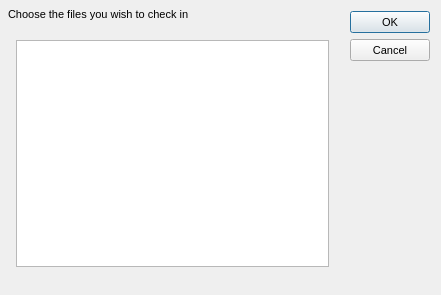
<?xml version="1.0"?>
<ui version="4.0">
  <class>Form</class>
  <widget class="QDialog" name="IDD_MULTICHECK">
    <property name="geometry">
      <rect>
        <x>0</x>
        <y>0</y>
        <width>441</width>
        <height>295</height>
      </rect>
    </property>
    <property name="windowTitle">
      <string>Manage dialog</string>
    </property>
    <property name="font">
      <font>
        <family>Liberation Sans</family>
        <pointsize>8</pointsize>
        <bold>false</bold>
        <italic>false</italic>
      </font>
    </property>
    <property name="enabled">
      <bool>true</bool>
    </property>
    <property name="windowFlags">
      <set>Qt::Dialog|Qt::WindowCloseButtonHint</set>
    </property>
    <property name="minimumSize">
      <size>
        <width>441</width>
        <height>295</height>
      </size>
    </property>
    <property name="maximumSize">
      <size>
        <width>441</width>
        <height>295</height>
      </size>
    </property>
    <widget class="QLabel" name="IDC_DIRECTIONS_TEXT">
      <property name="geometry">
        <rect>
          <x>8</x>
          <y>8</y>
          <width>305</width>
          <height>24</height>
        </rect>
      </property>
      <property name="text">
        <string>Choose the files you wish to check in</string>
      </property>
      <property name="visible">
        <bool>true</bool>
      </property>
      <property name="enabled">
        <bool>true</bool>
      </property>
      <property name="alignment">
        <set>Qt::AlignLeft</set>
      </property>
    </widget>
    <widget class="QPushButton" name="IDOK">
      <property name="geometry">
        <rect>
          <x>350</x>
          <y>11</y>
          <width>80</width>
          <height>22</height>
        </rect>
      </property>
      <property name="text">
        <string>OK</string>
      </property>
      <property name="visible">
        <bool>true</bool>
      </property>
      <property name="enabled">
        <bool>true</bool>
      </property>
      <property name="default">
        <bool>true</bool>
      </property>
      <property name="autoDefault">
        <bool>true</bool>
      </property>
    </widget>
    <widget class="QPushButton" name="IDCANCEL">
      <property name="geometry">
        <rect>
          <x>350</x>
          <y>39</y>
          <width>80</width>
          <height>22</height>
        </rect>
      </property>
      <property name="text">
        <string>Cancel</string>
      </property>
      <property name="visible">
        <bool>true</bool>
      </property>
      <property name="enabled">
        <bool>true</bool>
      </property>
      <property name="default">
        <bool>false</bool>
      </property>
      <property name="autoDefault">
        <bool>false</bool>
      </property>
    </widget>
    <widget class="QListWidget" name="IDC_MULTICHECKIN_LISTBOX">
      <property name="geometry">
        <rect>
          <x>16</x>
          <y>40</y>
          <width>313</width>
          <height>227</height>
        </rect>
      </property>
      <property name="visible">
        <bool>true</bool>
      </property>
      <property name="enabled">
        <bool>true</bool>
      </property>
      <property name="selectionMode">
        <enum>QAbstractItemView::SingleSelection</enum>
      </property>
    </widget>
    <action name="IDD_ORPHANHUNTER">
      <property name="text">
        <string>Orphan Hunter</string>
      </property>
    </action>
    <action name="IDD_REORDER_PAGES">
      <property name="text">
        <string>Reorder Net Pages</string>
      </property>
    </action>
    <action name="IDD_SHOW_ALL_CHECKED_OUT">
      <property name="text">
        <string>Show All Pages Checked Out</string>
      </property>
    </action>
    <action name="IDM_IMPORT_BITMAP">
      <property name="text">
        <string>Bitmap/Animation Converter...</string>
      </property>
    </action>
    <action name="ID_APP_ABOUT">
      <property name="text">
        <string>&amp;About editor...</string>
      </property>
    </action>
    <action name="ID_APP_EXIT">
      <property name="text">
        <string>E&amp;xit</string>
      </property>
      <property name="shortcut">
        <string>Alt+X</string>
      </property>
    </action>
    <action name="ID_BRIEFING_EDITOR">
      <property name="text">
        <string>Briefing Editor...</string>
      </property>
    </action>
    <action name="ID_BUTTON_LIGHTING">
      <property name="text">
        <string>ID_BUTTON_LIGHTING</string>
      </property>
    </action>
    <action name="ID_BUTTON_OUTLINE">
      <property name="text">
        <string>ID_BUTTON_OUTLINE</string>
      </property>
    </action>
    <action name="ID_BUTTON_WINDOWSELECTION">
      <property name="text">
        <string>ID_BUTTON_WINDOWSELECTION</string>
      </property>
    </action>
    <action name="ID_D3HELP">
      <property name="text">
        <string>Help on D3 Editor</string>
      </property>
    </action>
    <action name="ID_EDITORS_AIPROPERTIES">
      <property name="text">
        <string>AI Properties...</string>
      </property>
    </action>
    <action name="ID_EDITORS_AMBIENTSOUNDS">
      <property name="text">
        <string>Ambient Sounds...</string>
      </property>
    </action>
    <action name="ID_EDITORS_DALLAS">
      <property name="text">
        <string>Dallas Graphical Script Editor...</string>
      </property>
    </action>
    <action name="ID_EDITORS_FILES">
      <property name="text">
        <string>Files...</string>
      </property>
    </action>
    <action name="ID_EDITORS_MEGACELLS">
      <property name="text">
        <string>Megacells...</string>
      </property>
    </action>
    <action name="ID_EDIT_ADDSELECT">
      <property name="text">
        <string>Add Current Room to Selected List</string>
      </property>
    </action>
    <action name="ID_EDIT_ATTACH">
      <property name="text">
        <string>&amp;Attach</string>
      </property>
    </action>
    <action name="ID_EDIT_CLEARSELECTED">
      <property name="text">
        <string>Clear Selected List</string>
      </property>
    </action>
    <action name="ID_EDIT_COPY">
      <property name="text">
        <string>&amp;Copy</string>
      </property>
      <property name="shortcut">
        <string>Ctrl+Ins</string>
      </property>
    </action>
    <action name="ID_EDIT_CUT">
      <property name="text">
        <string>Cu&amp;t</string>
      </property>
      <property name="shortcut">
        <string>Shift+Del</string>
      </property>
    </action>
    <action name="ID_EDIT_DELETE">
      <property name="text">
        <string>&amp;Delete</string>
      </property>
    </action>
    <action name="ID_EDIT_LOADSCRAP">
      <property name="text">
        <string>Load Scrap from Disk</string>
      </property>
    </action>
    <action name="ID_EDIT_PASTE">
      <property name="text">
        <string>&amp;Paste</string>
      </property>
      <property name="shortcut">
        <string>Shift+Ins</string>
      </property>
    </action>
    <action name="ID_EDIT_PLACE">
      <property name="text">
        <string>&amp;Place in Mine</string>
      </property>
    </action>
    <action name="ID_EDIT_PLACE_TERRAIN">
      <property name="text">
        <string>&amp;Place on Terrain</string>
      </property>
    </action>
    <action name="ID_EDIT_REMOVESELECT">
      <property name="text">
        <string>Remove Current Room from Selected List</string>
      </property>
    </action>
    <action name="ID_EDIT_SAVESCRAP">
      <property name="text">
        <string>Save Scrap to Disk</string>
      </property>
    </action>
    <action name="ID_EDIT_SELECTATTACHED">
      <property name="text">
        <string>Select All Rooms Attached to Current Room</string>
      </property>
    </action>
    <action name="ID_EDIT_UNDO">
      <property name="text">
        <string>&amp;Undo</string>
      </property>
      <property name="shortcut">
        <string>Alt+Backspace</string>
      </property>
    </action>
    <action name="ID_FILE_AUTOSAVE">
      <property name="text">
        <string>Autosave</string>
      </property>
      <property name="checkable">
        <bool>true</bool>
      </property>
    </action>
    <action name="ID_FILE_CHECKMINE">
      <property name="text">
        <string>&amp;Check Mine</string>
      </property>
    </action>
    <action name="ID_FILE_FIXCRACKS">
      <property name="text">
        <string>Fix Level Cracks</string>
      </property>
    </action>
    <action name="ID_FILE_FIXDEGENERATEFACES">
      <property name="text">
        <string>Fix/Remove Degenerate Faces</string>
      </property>
    </action>
    <action name="ID_FILE_IMPORT_ROOM">
      <property name="text">
        <string>Import 3DSMax Room</string>
      </property>
    </action>
    <action name="ID_FILE_INFORMATION">
      <property name="text">
        <string>&amp;Information</string>
      </property>
      <property name="shortcut">
        <string>Alt+I</string>
      </property>
    </action>
    <action name="ID_FILE_LEAVE_EDITOR">
      <property name="text">
        <string>Go to main menu...</string>
      </property>
    </action>
    <action name="ID_FILE_LEVELPROPS">
      <property name="text">
        <string>Set Selected Room(s) Properties</string>
      </property>
    </action>
    <action name="ID_FILE_LEVEL_INFO">
      <property name="text">
        <string>Edit Level Info...</string>
      </property>
    </action>
    <action name="ID_FILE_MRU_FILE1">
      <property name="text">
        <string>Recent File</string>
      </property>
      <property name="enabled">
        <bool>false</bool>
      </property>
    </action>
    <action name="ID_FILE_NEW">
      <property name="text">
        <string>&amp;New</string>
      </property>
      <property name="shortcut">
        <string>Ctrl+N</string>
      </property>
    </action>
    <action name="ID_FILE_OPEN">
      <property name="text">
        <string>&amp;Open...</string>
      </property>
      <property name="shortcut">
        <string>Ctrl+O</string>
      </property>
    </action>
    <action name="ID_FILE_PLAY640X480">
      <property name="text">
        <string>&amp;Play in 640 x 480</string>
      </property>
      <property name="shortcut">
        <string>Alt+P</string>
      </property>
    </action>
    <action name="ID_FILE_PREFERENCES">
      <property name="text">
        <string>Preferences</string>
      </property>
    </action>
    <action name="ID_FILE_PRINT">
      <property name="text">
        <string>&amp;Print...</string>
      </property>
      <property name="shortcut">
        <string>Ctrl+P</string>
      </property>
    </action>
    <action name="ID_FILE_PRINT_PREVIEW">
      <property name="text">
        <string>Print Pre&amp;view</string>
      </property>
    </action>
    <action name="ID_FILE_PRINT_SETUP">
      <property name="text">
        <string>P&amp;rint Setup...</string>
      </property>
    </action>
    <action name="ID_FILE_REMOVEDUPLICATEFACESFROMCURRENTROOM">
      <property name="text">
        <string>Remove Duplicate Faces from Current Room</string>
      </property>
    </action>
    <action name="ID_FILE_REMOVEEXTRAPOINTS">
      <property name="text">
        <string>Remove Extra Points</string>
      </property>
    </action>
    <action name="ID_FILE_RESTOREGAMESTATE">
      <property name="text">
        <string>Restore Gamestate</string>
      </property>
    </action>
    <action name="ID_FILE_SAVE">
      <property name="text">
        <string>&amp;Save</string>
      </property>
      <property name="shortcut">
        <string>Ctrl+S</string>
      </property>
    </action>
    <action name="ID_FILE_SAVEGOALTEXT">
      <property name="text">
        <string>Save Goal Text to File</string>
      </property>
    </action>
    <action name="ID_FILE_SAVE_AS">
      <property name="text">
        <string>Save &amp;As...</string>
      </property>
    </action>
    <action name="ID_FILE_SAVE_COPY_AS">
      <property name="text">
        <string>Save Copy &amp;As...</string>
      </property>
    </action>
    <action name="ID_FILE_STATS">
      <property name="text">
        <string>Show Level Stats</string>
      </property>
    </action>
    <action name="ID_FILE_UPDATE">
      <property name="text">
        <string>&amp;Update</string>
      </property>
      <property name="shortcut">
        <string>Ctrl+S</string>
      </property>
    </action>
    <action name="ID_FILE_VERIFY_LEVEL">
      <property name="text">
        <string>Verify Level</string>
      </property>
    </action>
    <action name="ID_HOTSPOT_TGA">
      <property name="text">
        <string>HotSpot TGA Extractor...</string>
      </property>
    </action>
    <action name="ID_MINE_VIEW">
      <property name="text">
        <string>Mine View</string>
      </property>
      <property name="shortcut">
        <string>F2</string>
      </property>
    </action>
    <action name="ID_OBJBUTTON">
      <property name="text">
        <string>ID_OBJBUTTON</string>
      </property>
    </action>
    <action name="ID_OBJECT_DELETEOBJECT">
      <property name="text">
        <string>Delete Object</string>
      </property>
      <property name="shortcut">
        <string>Del</string>
      </property>
    </action>
    <action name="ID_OBJECT_MOVEPLAYER">
      <property name="text">
        <string>Move Player 0 to Viewer</string>
      </property>
    </action>
    <action name="ID_OBJECT_PLACECAMERAATCURRENTFACE">
      <property name="text">
        <string>Create New Camera at Current Face</string>
      </property>
    </action>
    <action name="ID_OBJECT_PLACECAMERAATVIEWER">
      <property name="text">
        <string>Create New Camera at Viewer</string>
      </property>
    </action>
    <action name="ID_OBJECT_PLACEOBJECT">
      <property name="text">
        <string>Place Object</string>
      </property>
      <property name="shortcut">
        <string>Ins</string>
      </property>
    </action>
    <action name="ID_OBJECT_PLACESOUNDSOURCEATVIEWER">
      <property name="text">
        <string>Create SoundSource at Viewer</string>
      </property>
    </action>
    <action name="ID_OBJECT_PLACEWAYPOINTATVIEWER">
      <property name="text">
        <string>Place Waypoint at Viewer</string>
      </property>
    </action>
    <action name="ID_OBJECT_SELECTBYNUMBER">
      <property name="text">
        <string>Select Object By Number</string>
      </property>
    </action>
    <action name="ID_OBJECT_SETCAMERAFROMVIEWER">
      <property name="text">
        <string>Move Camera to Viewer</string>
      </property>
    </action>
    <action name="ID_OBJECT_SETVIEWERFROMCAMERA">
      <property name="text">
        <string>Move Viewer to Camera</string>
      </property>
    </action>
    <action name="ID_OSIRISCOMPILE">
      <property name="text">
        <string>ID_OSIRISCOMPILE</string>
      </property>
    </action>
    <action name="ID_REINIT_OPENGL">
      <property name="text">
        <string>ID_REINIT_OPENGL</string>
      </property>
    </action>
    <action name="ID_ROOM_ADD">
      <property name="text">
        <string>&amp;Add Room at Current Face</string>
      </property>
      <property name="shortcut">
        <string>Shift+A</string>
      </property>
    </action>
    <action name="ID_ROOM_ADDVERTTONEWFACE">
      <property name="text">
        <string>Add Vert to New Face</string>
      </property>
      <property name="shortcut">
        <string>Shift+V</string>
      </property>
    </action>
    <action name="ID_ROOM_ATTACHROOM">
      <property name="text">
        <string>Attach Room</string>
      </property>
    </action>
    <action name="ID_ROOM_BUILDBRIDGE">
      <property name="text">
        <string>&amp;Build Bridge</string>
      </property>
    </action>
    <action name="ID_ROOM_BUILDSMOOTHBRIDGE">
      <property name="text">
        <string>Build Smooth Bridge</string>
      </property>
      <property name="shortcut">
        <string>Ctrl+B</string>
      </property>
    </action>
    <action name="ID_ROOM_CLEARCENTERPOINT">
      <property name="text">
        <string>Clear Center Point</string>
      </property>
    </action>
    <action name="ID_ROOM_COMBINE">
      <property name="text">
        <string>Combine Rooms</string>
      </property>
    </action>
    <action name="ID_ROOM_DELETE">
      <property name="text">
        <string>Delete Current Room</string>
      </property>
    </action>
    <action name="ID_ROOM_DELETECONNECTEDFACES">
      <property name="text">
        <string>Delete Connected Faces</string>
      </property>
    </action>
    <action name="ID_ROOM_DELETEFACE">
      <property name="text">
        <string>Delete Current Face</string>
      </property>
    </action>
    <action name="ID_ROOM_DELETEPORTAL">
      <property name="text">
        <string>Delete Current Portal</string>
      </property>
    </action>
    <action name="ID_ROOM_DELETEVERT">
      <property name="text">
        <string>Delete Current Vert From Face</string>
      </property>
    </action>
    <action name="ID_ROOM_DROPROOM">
      <property name="text">
        <string>Drop Room</string>
      </property>
    </action>
    <action name="ID_ROOM_FACE_ADDVERTTOEDGE">
      <property name="text">
        <string>Add Vert To Edge</string>
      </property>
    </action>
    <action name="ID_ROOM_FACE_DELETEVERTONEDGE">
      <property name="text">
        <string>Delete Vert on Edge</string>
      </property>
    </action>
    <action name="ID_ROOM_FACE_MOVEVERTONEDGE">
      <property name="text">
        <string>Move Vert on Edge</string>
      </property>
    </action>
    <action name="ID_ROOM_FACE_SPLITFACE">
      <property name="text">
        <string>Split Face</string>
      </property>
    </action>
    <action name="ID_ROOM_FINISHNEWFACE">
      <property name="text">
        <string>Add Last Point to New Face (Finish Face)</string>
      </property>
    </action>
    <action name="ID_ROOM_GRABTEXTURE">
      <property name="text">
        <string>Grab Texture</string>
      </property>
      <property name="shortcut">
        <string>G</string>
      </property>
    </action>
    <action name="ID_ROOM_JOINROOMS">
      <property name="text">
        <string>Join Rooms</string>
      </property>
    </action>
    <action name="ID_ROOM_JOINROOMSEXACT">
      <property name="text">
        <string>Join Rooms Exact</string>
      </property>
    </action>
    <action name="ID_ROOM_JOIN_ADJACENT_FACES">
      <property name="text">
        <string>Join Adjacent Faces</string>
      </property>
    </action>
    <action name="ID_ROOM_LINKTONEWEXTERNAL">
      <property name="text">
        <string>Link Room to New External Room</string>
      </property>
    </action>
    <action name="ID_ROOM_MARK">
      <property name="text">
        <string>&amp;Mark Room/Face</string>
      </property>
      <property name="shortcut">
        <string>Ctrl+M</string>
      </property>
    </action>
    <action name="ID_ROOM_MERGEOBJECTINTOROOM">
      <property name="text">
        <string>Merge Object into Room</string>
      </property>
    </action>
    <action name="ID_ROOM_NEXTFACE">
      <property name="text">
        <string>Next Face</string>
      </property>
      <property name="shortcut">
        <string>F</string>
      </property>
    </action>
    <action name="ID_ROOM_PLACEROOM">
      <property name="text">
        <string>Place Room at Current Room</string>
      </property>
    </action>
    <action name="ID_ROOM_PLACETERRAINROOM">
      <property name="text">
        <string>Place Room at Current Terrain Cell</string>
      </property>
    </action>
    <action name="ID_ROOM_PREVIOUSFACE">
      <property name="text">
        <string>Previous Face</string>
      </property>
      <property name="shortcut">
        <string>Shift+F</string>
      </property>
    </action>
    <action name="ID_ROOM_PROPAGATETOADJACENTCOPLANARFACES">
      <property name="text">
        <string>Propagate to Adjacent Coplanar Faces</string>
      </property>
      <property name="shortcut">
        <string>Ctrl+F</string>
      </property>
    </action>
    <action name="ID_ROOM_PROPAGATETOALL">
      <property name="text">
        <string>Propagate to All Faces in Room</string>
      </property>
      <property name="shortcut">
        <string>Shift+R</string>
      </property>
    </action>
    <action name="ID_ROOM_RENAMEROOM">
      <property name="text">
        <string>Rename Room</string>
      </property>
      <property name="shortcut">
        <string>Ctrl+R</string>
      </property>
    </action>
    <action name="ID_ROOM_ROTATEPLACEDROOM45DEGREES">
      <property name="text">
        <string>Rotate Placed Room 45 Degrees</string>
      </property>
    </action>
    <action name="ID_ROOM_SAVECURRENTROOM">
      <property name="text">
        <string>Save Current Room</string>
      </property>
    </action>
    <action name="ID_ROOM_SELECTBYNUMBER">
      <property name="text">
        <string>Select Room by Number</string>
      </property>
    </action>
    <action name="ID_ROOM_SELECTFACEBYNUMBER">
      <property name="text">
        <string>Select Face by Number</string>
      </property>
    </action>
    <action name="ID_ROOM_SETCENTERFROMVIEWER">
      <property name="text">
        <string>Set Room Center from Viewer</string>
      </property>
    </action>
    <action name="ID_ROOM_SNAPPLACEDROOM">
      <property name="text">
        <string>Snap Placed Room</string>
      </property>
    </action>
    <action name="ID_ROOM_SNAPPOINTTOEDGE">
      <property name="text">
        <string>Snap Point to Edge</string>
      </property>
    </action>
    <action name="ID_ROOM_SNAPPOINTTOFACE">
      <property name="text">
        <string>Snap Point to Face</string>
      </property>
    </action>
    <action name="ID_ROOM_SNAPPOINTTOPOINT">
      <property name="text">
        <string>Snap Point to Point</string>
      </property>
    </action>
    <action name="ID_ROOM_SPLITFACE">
      <property name="text">
        <string>Triangulate face</string>
      </property>
    </action>
    <action name="ID_ROOM_STARTNEWFACE">
      <property name="text">
        <string>Add First Point to New Face (Start Face)</string>
      </property>
    </action>
    <action name="ID_ROOM_SWAPMAKEDANDCURRENTROOMFACE">
      <property name="text">
        <string>Swap Marked and Current Room/Face</string>
      </property>
    </action>
    <action name="ID_ROOM_UNDOSNAP">
      <property name="text">
        <string>Undo Snap</string>
      </property>
    </action>
    <action name="ID_ROOM_UNPLACEROOM">
      <property name="text">
        <string>Un-place Room/Group/Door</string>
      </property>
    </action>
    <action name="ID_ROOM_VIEW">
      <property name="text">
        <string>Room View</string>
      </property>
      <property name="shortcut">
        <string>F4</string>
      </property>
    </action>
    <action name="ID_SCRIPT_LEVEL_INTERFACE">
      <property name="text">
        <string>Levels and Scripts...</string>
      </property>
    </action>
    <action name="ID_SUBEDITORS_FONT">
      <property name="text">
        <string>Font Editor...</string>
      </property>
    </action>
    <action name="ID_SUBEDITORS_HOGMAKER">
      <property name="text">
        <string>Hog Maker...</string>
      </property>
    </action>
    <action name="ID_SUBEDITORS_TABLEFILEEDIT">
      <property name="text">
        <string>Table File Text Editor...</string>
      </property>
    </action>
    <action name="ID_SUBEDITORS_TABLEFILEFILTER">
      <property name="text">
        <string>Table File Filter...</string>
      </property>
    </action>
    <action name="ID_TABLEEDIT_FILE_EXIT">
      <property name="text">
        <string>&amp;Exit</string>
      </property>
    </action>
    <action name="ID_TABLEEDIT_FILE_LOAD">
      <property name="text">
        <string>&amp;Load...</string>
      </property>
    </action>
    <action name="ID_TABLEEDIT_FILE_SAVE">
      <property name="text">
        <string>&amp;Save</string>
      </property>
    </action>
    <action name="ID_TABLEEDIT_FILE_SAVE_AS">
      <property name="text">
        <string>S&amp;ave as...</string>
      </property>
    </action>
    <action name="ID_TABLEFILTER_FILE_EXIT">
      <property name="text">
        <string>Exit</string>
      </property>
    </action>
    <action name="ID_TABLEFILTER_FILE_LOAD">
      <property name="text">
        <string>Load...</string>
      </property>
    </action>
    <action name="ID_TABLEFILTER_FILE_NEW">
      <property name="text">
        <string>New</string>
      </property>
    </action>
    <action name="ID_TABLEFILTER_FILE_SAVE">
      <property name="text">
        <string>Save</string>
      </property>
    </action>
    <action name="ID_TABLEFILTER_FILE_SAVEAS">
      <property name="text">
        <string>Save as...</string>
      </property>
    </action>
    <action name="ID_TERRAIN_VIEW">
      <property name="text">
        <string>Terrain View</string>
      </property>
      <property name="shortcut">
        <string>F3</string>
      </property>
    </action>
    <action name="ID_TEST_TEST1">
      <property name="text">
        <string>Test function 1</string>
      </property>
    </action>
    <action name="ID_TEST_TEST2">
      <property name="text">
        <string>Test function 2</string>
      </property>
    </action>
    <action name="ID_TEST_TEST3">
      <property name="text">
        <string>Test function 3</string>
      </property>
    </action>
    <action name="ID_TOOLS_WORLD_OBJECTS_BUILDINGS">
      <property name="text">
        <string>Buildings...</string>
      </property>
    </action>
    <action name="ID_TOOLS_WORLD_OBJECTS_CLUTTER">
      <property name="text">
        <string>Clutter...</string>
      </property>
    </action>
    <action name="ID_TOOLS_WORLD_OBJECTS_DOOR">
      <property name="text">
        <string>Doors...</string>
      </property>
    </action>
    <action name="ID_TOOLS_WORLD_OBJECTS_LIGHTS">
      <property name="text">
        <string>Lights...</string>
      </property>
    </action>
    <action name="ID_TOOLS_WORLD_OBJECTS_PLAYER">
      <property name="text">
        <string>Player Ships...</string>
      </property>
    </action>
    <action name="ID_TOOLS_WORLD_OBJECTS_POWERUPS">
      <property name="text">
        <string>Powerups...</string>
      </property>
    </action>
    <action name="ID_TOOLS_WORLD_OBJECTS_ROBOTS">
      <property name="text">
        <string>Robots...</string>
      </property>
    </action>
    <action name="ID_TOOLS_WORLD_OBJECTS_SOUND">
      <property name="text">
        <string>Sounds...</string>
      </property>
    </action>
    <action name="ID_TOOLS_WORLD_TEXTURES">
      <property name="text">
        <string>Textures...</string>
      </property>
    </action>
    <action name="ID_TOOLS_WORLD_WEAPONS">
      <property name="text">
        <string>Weapons...</string>
      </property>
    </action>
    <action name="ID_VIEW_CENTERONCUBE">
      <property name="text">
        <string>Center on Current &amp;Room</string>
      </property>
      <property name="shortcut">
        <string>Home</string>
      </property>
    </action>
    <action name="ID_VIEW_CENTERONMINE">
      <property name="text">
        <string>Center on &amp;Mine Origin</string>
      </property>
    </action>
    <action name="ID_VIEW_CENTERONOBJECT">
      <property name="text">
        <string>Center on Current &amp;Object</string>
      </property>
    </action>
    <action name="ID_VIEW_DELETEVIEWER">
      <property name="text">
        <string>Delete Viewer</string>
      </property>
    </action>
    <action name="ID_VIEW_FLIP">
      <property name="text">
        <string>Flip Viewer</string>
      </property>
      <property name="shortcut">
        <string>/</string>
      </property>
    </action>
    <action name="ID_VIEW_KEYPAD_TOGGLE">
      <property name="text">
        <string>Keypad</string>
      </property>
      <property name="shortcut">
        <string>F10</string>
      </property>
    </action>
    <action name="ID_VIEW_MOVECAMERATOCURRENTOBJECT">
      <property name="text">
        <string>Move camera to Current Object</string>
      </property>
    </action>
    <action name="ID_VIEW_MOVECAMERATOSELECTEDFACE">
      <property name="text">
        <string>Move camera to &amp;Current Face</string>
      </property>
      <property name="shortcut">
        <string>Shift+C</string>
      </property>
    </action>
    <action name="ID_VIEW_MOVECAMERATOSELECTEDROOM">
      <property name="text">
        <string>Move camera to &amp;Current Room</string>
      </property>
      <property name="shortcut">
        <string>C</string>
      </property>
    </action>
    <action name="ID_VIEW_NEWVIEWER">
      <property name="text">
        <string>New Viewer</string>
      </property>
    </action>
    <action name="ID_VIEW_NEXTVIEWER">
      <property name="text">
        <string>Next Viewer</string>
      </property>
    </action>
    <action name="ID_VIEW_RESETVIEWRADIUS">
      <property name="text">
        <string>Reset View Radius</string>
      </property>
    </action>
    <action name="ID_VIEW_SHOWOBJECTSINWIREFRAMEVIEW">
      <property name="text">
        <string>Show objects in Wireframe view</string>
      </property>
    </action>
    <action name="ID_VIEW_SHOWVIEWERFORWARDVECTOR">
      <property name="text">
        <string>Show Viewer Forward Vector</string>
      </property>
    </action>
    <action name="ID_VIEW_STATUS_BAR">
      <property name="text">
        <string>&amp;Status Bar</string>
      </property>
    </action>
    <action name="ID_VIEW_TEXTUREMINE">
      <property name="text">
        <string>Te&amp;xtured view</string>
      </property>
    </action>
    <action name="ID_VIEW_TOOLBAR">
      <property name="text">
        <string>&amp;Toolbar</string>
      </property>
    </action>
    <action name="ID_VIEW_VIEWPROP">
      <property name="text">
        <string>Display Viewer Properties</string>
      </property>
    </action>
    <action name="ID_VIEW_WIREFRAMEMINE">
      <property name="text">
        <string>&amp;Wireframe view</string>
      </property>
    </action>
    <action name="ID_WINDOW_CASCADE">
      <property name="text">
        <string>&amp;Cascade</string>
      </property>
    </action>
    <action name="ID_WINDOW_TILE">
      <property name="text">
        <string>&amp;Tile</string>
      </property>
    </action>
    <action name="ID_ZBUTTON">
      <property name="text">
        <string>ID_ZBUTTON</string>
      </property>
    </action>
  </widget>
</ui>
